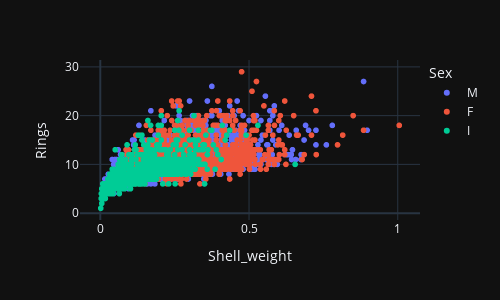

Notebook code for this chart:
### Code cell
fig = px.scatter(abalone, x='Shell_weight', y='Rings', color='Sex', width=500, height=300)
fig.show()

### Figure 1 — Plotly figure (JSON) as saved in the notebook; plotly's stock layout.template omitted (floating-point values rounded to 4 significant figures; data arrays with more than 128 entries replaced by an {"elided": "..."} marker saying what was removed)
{"data": [{"hovertemplate": "Sex=M<br>Shell_weight=%{x}<br>Rings=%{y}<extra></extra>", "legendgroup": "M", "marker": {"color": "#636efa", "symbol": "circle"}, "mode": "markers", "name": "M", "showlegend": true, "x": {"elided": "1528 float values"}, "xaxis": "x", "y": {"elided": "1528 int values"}, "yaxis": "y", "type": "scattergl"}, {"hovertemplate": "Sex=F<br>Shell_weight=%{x}<br>Rings=%{y}<extra></extra>", "legendgroup": "F", "marker": {"color": "#EF553B", "symbol": "circle"}, "mode": "markers", "name": "F", "showlegend": true, "x": {"elided": "1307 float values"}, "xaxis": "x", "y": {"elided": "1307 int values"}, "yaxis": "y", "type": "scattergl"}, {"hovertemplate": "Sex=I<br>Shell_weight=%{x}<br>Rings=%{y}<extra></extra>", "legendgroup": "I", "marker": {"color": "#00cc96", "symbol": "circle"}, "mode": "markers", "name": "I", "showlegend": true, "x": {"elided": "1342 float values"}, "xaxis": "x", "y": {"elided": "1342 int values"}, "yaxis": "y", "type": "scattergl"}], "layout": {"xaxis": {"anchor": "y", "domain": [0.0, 1.0], "title": {"text": "Shell_weight"}}, "yaxis": {"anchor": "x", "domain": [0.0, 1.0], "title": {"text": "Rings"}}, "legend": {"title": {"text": "Sex"}, "tracegroupgap": 0}, "margin": {"t": 60}, "height": 300, "width": 500}}
